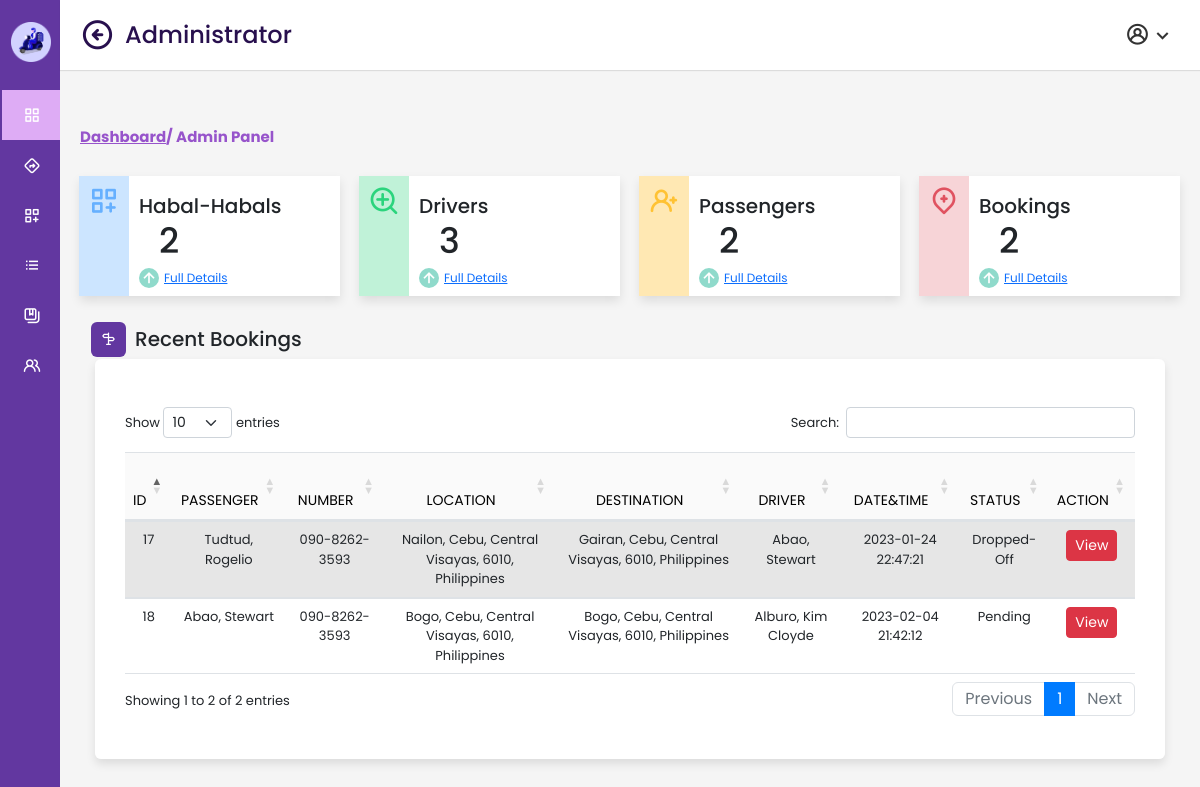
/admin/index.php (signed in), run on the app's committed database.
### tables this page shows
CREATE TABLE `bookings` (
  `bookid` int(11) NOT NULL,
  `passenger` varchar(255) NOT NULL,
  `number` varchar(255) NOT NULL,
  `location` varchar(255) NOT NULL,
  `lat` varchar(255) NOT NULL,
  `lng` varchar(255) NOT NULL,
  `destination` varchar(255) NOT NULL,
  `lat1` varchar(255) NOT NULL,
  `lng1` varchar(255) NOT NULL,
  `datetime` datetime NOT NULL DEFAULT current_timestamp(),
  `driver` varchar(255) NOT NULL,
  `driverid` int(11) NOT NULL,
  `userid` int(11) NOT NULL,
  `status` varchar(255) NOT NULL DEFAULT 'Pending',
  `traveldistance` decimal(10,2) NOT NULL,
  `tariff` decimal(9,2) NOT NULL,
  `proof` varchar(255) NOT NULL
);

### admin/index.php (the view, shortened to what this page needs)
<?php
include 'dbconnect.php';
?>
<!DOCTYPE html>
<html lang="en" dir="ltr">
  <head>
    <link rel="stylesheet" href="adminstyles.css">
    <link rel="stylesheet" href="https://cdn.jsdelivr.net/npm/bootstrap@4.0.0/dist/css/bootstrap.min.css">
    <link href='https://unpkg.com/boxicons@2.0.7/css/boxicons.min.css' rel='stylesheet'>
    <link rel="stylesheet" href="https://unicons.iconscout.com/release/v4.0.0/css/line.css">
    <link href="https://cdnjs.cloudflare.com/ajax/libs/twitter-bootstrap/5.2.0/css/bootstrap.min.css" rel="stylesheet">
    <link href="https://cdn.datatables.net/1.13.1/css/dataTables.bootstrap5.min.css" rel="stylesheet">
    <link rel="stylesheet" href="https://unicons.iconscout.com/release/v4.0.0/css/line.css">
   </head>
<body>
  <div class="sidebar">
    <div class="logo-details">
    <div class="logo"><img src="images/logoicon.png"></div>
      <span class="logo_name"> HITCH</span>
    </div>
      <ul class="nav-links">
        <li>
          <a href="index.php" class="active">
            <i class='bx bx-grid-alt' ></i>
            <span class="links_name">Dashboard</span>
          </a>
        </li>
        <li>
          <a href="route.php">
          <i class="uil uil-directions"></i>
            <span class="links_name">Route</span>
          </a>
        </li>
        <li>
          <a href="habalhabal.php">
          <i class="uil uil-create-dashboard"></i>
            <span class="links_name">Habal-Habals</span>
          </a>
        </li>
        <li>
          <a href="driver.php">
            <i class='bx bx-list-ul' ></i>
            <span class="links_name">Drivers</span>
          </a>
        </li>
        <li>
          <a href="passenger.php">
          <i class="uil uil-notebooks"></i>
            <span class="links_name">Passengers</span>
          </a>
        </li>
        <li>
          <a href="bookings.php">
          <i class="uil uil-users-alt"></i>
            <span class="links_name">Bookings</span>
          </a>
        </li>
      </ul>
  </div>
  <section class="home-section">
    <nav>
      <div class="sidebar-button">
        <i class='il uil-arrow-circle-left sidebarBtn'></i>
        <span class="dashboard">Administrator</span>
      </div>
      <div class="profile-details">
        <i class="uil uil-user-circle"></i>
        <i class="bx bx-chevron-down" onclick="toggleMenu()"></i>
      </div>
    </nav>
    <div class="home-content">
    <div class="dashboard">
      <br>
      <h5><b><u>Dashboard</u>/ Admin Panel</b></h5>
      </div>
      <br><br>
      <div class="overview-boxes">
        <div class="box">
        <i class="uil uil-create-dashboard cart"></i>
          <div class="right-side">
            <div class="box-topic">Habal-Habals</div>
                  <?php
                      $dash_habalhabal = "SELECT * FROM habalhabal";
                      $dash_habalhabal_run = mysqli_query($conn, $dash_habalhabal);
                      if($habalhabal_total = mysqli_num_rows($dash_habalhabal_run)){
                        echo '<div class="number">'.$habalhabal_total.'</div>';
                      }
                      else{
                        echo '<div class="number"> 0 </div>';
                      }
                  ?>
            <div class="indicator">
              <i class='bx bx-up-arrow-alt'></i>
              <span class="text"><a href="habalhabal.php">Full Details</a></span>
            </div>
          </div>
        </div>
        <div class="box">
        <i class='uil uil-search-plus cart two' ></i>
          <div class="right-side">
            <div class="box-topic">Drivers</div>
                  <?php
                      $dash_driver = "SELECT * FROM driver";
                      $dash_driver_run = mysqli_query($conn, $dash_driver);
                      if($driver_total = mysqli_num_rows($dash_driver_run)){
                        echo '<div class="number">'.$driver_total.'</div>';
                      }
                      else{
                        echo '<div class="number"> 0 </div>';
                      }
                  ?>
            <div class="indicator">
              <i class='bx bx-up-arrow-alt'></i>
              <span class="text"><a href="driver.php">Full Details</a></span>
            </div>
          </div>
        </div>
        <div class="box">
        <i class='uil uil-user-plus cart three' ></i>
          <div class="right-side">
            <div class="box-topic">  Passengers</div>
                  <?php
                      $dash_user = "SELECT * FROM user";
                      $dash_user_run = mysqli_query($conn, $dash_user);
                      if($user_total = mysqli_num_rows($dash_user_run)){
                        echo '<div class="number">'.$user_total.'</div>';
                      }
                      else{
                        echo '<div class="number"> 0 </div>';
                      }
                  ?>
            <div class="indicator">
              <i class='bx bx-up-arrow-alt'></i>
              <span class="text"><a href="passenger.php">Full Details</a></span>
            </div>
          </div>
        </div>
        <div class="box">
        <i class='uil uil-map-marker-plus cart four' ></i>
          <div class="right-side">
            <div class="box-topic">  Bookings</div>
                <?php
                      $dash_bookings = "SELECT * FROM bookings";
                      $dash_bookings_run = mysqli_query($conn, $dash_bookings);
                      if($bookings_total = mysqli_num_rows($dash_bookings_run)){
                        echo '<div class="number">'.$bookings_total.'</div>';
                      }
                      else{
                        echo '<div class="number"> 0 </div>';
                      }
                  ?>
            <div class="indicator">
              <i class='bx bx-up-arrow-alt'></i>
              <span class="text"><a href="bookings.php">Full Details</a></span>
            </div>
          </div>
        </div>
        <div class="con">
                <i class="uil uil-sign-alt"></i>
                <h3>Recent Bookings</h3>
                </div>
    <div class="containers py-5" style="width:1300px; height:400px; font-size: 13px; overflow-y: scroll; overflow-x:scroll; max-height:100vh">
    <div class="row">
    <table id="example" class="table table-striped" style="width:100%">
        <thead style="color: black; background: #6237A0; font-weight:1000px;">
            <tr>
                <th style="text-align: center"><b>ID</b></th>
                <th style="text-align: center"><b>PASSENGER</b></th>
                <th style="text-align: center"><b>NUMBER</b></th>
                <th style="text-align: center"><b>LOCATION</b></th>
                <th style="text-align: center"><b>DESTINATION</b></th>
                <th style="text-align: center"><b>DRIVER</b></th>
                <th style="text-align: center"><b>DATE&TIME</b></th>
                <th style="text-align: center"><b>STATUS</b></th>
                <th style="text-align: center"><b>ACTION</b></th>
            </tr>
        </thead>
        <tbody>
            <?php
                $sql = "SELECT * FROM bookings";
                $query=$conn->query($sql);
                while($row=$query->fetch_assoc())
                    {
                    echo "<tr style='text-align: center'>
                        <td>".$row['bookid']."</td>
                        <td>".$row['passenger']."</td>
                        <td>".$row['number']."</td>
                        <td>".$row['location']."</td>
                        <td>".$row['destination']."</td>
                        <td>".$row['driver']."</td>
                        <td>".$row['datetime']."</td>
                        <td>".$row['status']."</td>
                        <td>
                        <a href='#cancel".$row['bookid']."' class='btn btn-danger btn-sm b' data-toggle='modal'>View</a>
                        </td>
                      </tr>";
                        }
                      ?>
        </tbody>
    </table>
    </div>
</div>
  </section>
</body>
</html>

### admin/index.php (style rules this page uses)
td { text-align: left; }

### data on the page
bookings: bookid "17", passenger "Tudtud, Rogelio", number "090-8262-3593", location "Nailon, Cebu, Central Visayas, 6010, Philippines", destination "Gairan, Cebu, Central Visayas, 6010, Philippines", driver "Abao, Stewart", datetime "2023-01-24 22:47:21", status "Dropped-Off"
bookings: bookid "18", passenger "Abao, Stewart", number "090-8262-3593", location "Bogo, Cebu, Central Visayas, 6010, Philippines", destination "Bogo, Cebu, Central Visayas, 6010, Philippines", driver "Alburo, Kim Cloyde", datetime "2023-02-04 21:42:12", status "Pending"

### other printed values
$habalhabal_total "2"
$driver_total "3"
$user_total "2"
$bookings_total "2"
